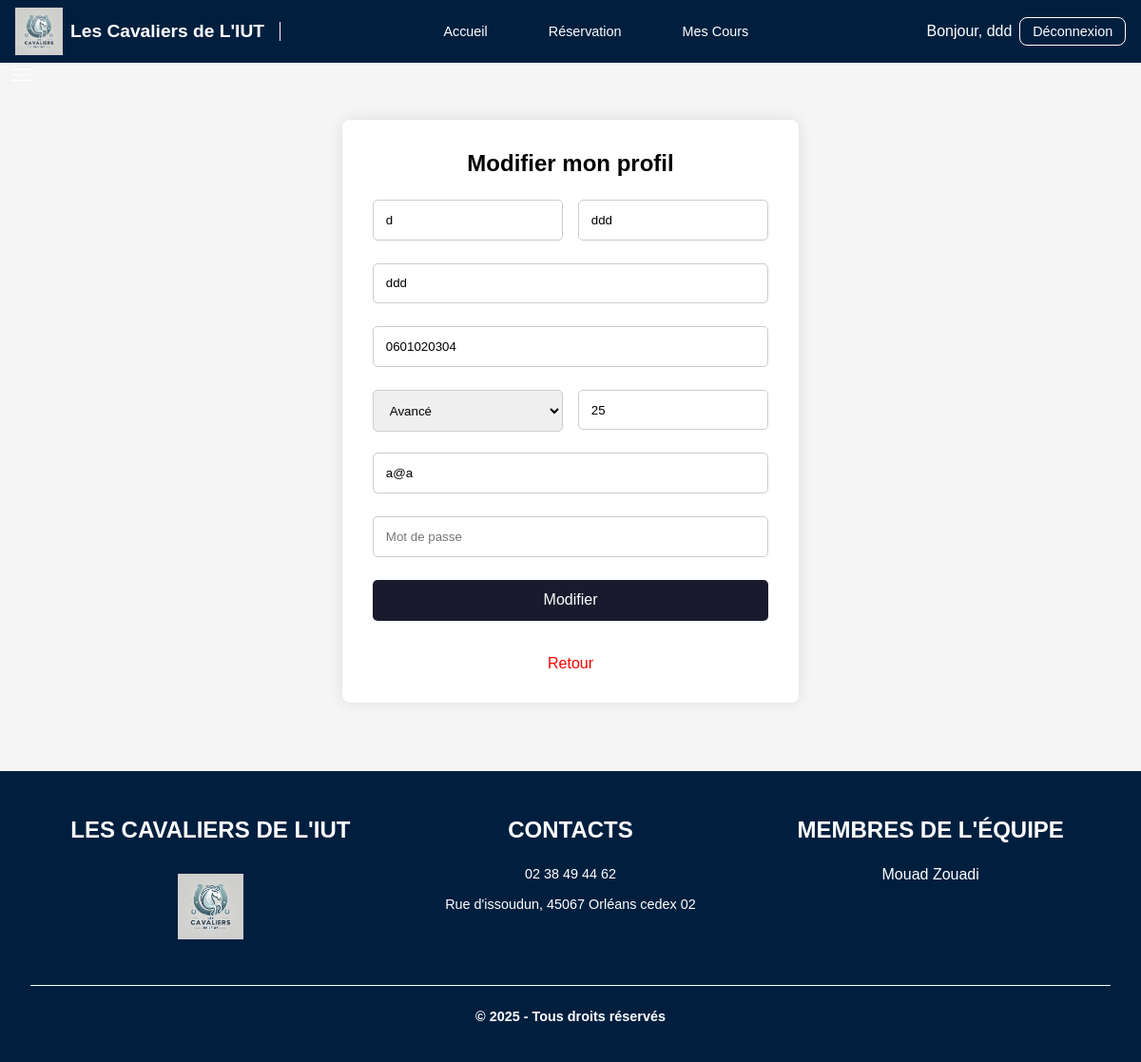
Screenshot of /index.php?action=modif_profil (signed in) with the database file from the repository.
### tables this page shows
CREATE TABLE PERSONNE
(
    id_p             INT PRIMARY KEY AUTO_INCREMENT,
    nom              VARCHAR(42),
    prenom           VARCHAR(42),
    adresse          VARCHAR(100),
    telephone        VARCHAR(15),
    email            VARCHAR(100),
    mdp              VARCHAR(64),
    experience       TEXT           NULL,
    salaire          DECIMAL(10, 2) NULL,
    poids            FLOAT          NULL CHECK (poids > 9 AND poids < 51),
    cotisation       BOOLEAN,
    date_inscription DATE    DEFAULT (CURRENT_DATE),
    niveau           INT            NULL CHECK (niveau > 0 AND niveau < 4),
    admin            BOOLEAN DEFAULT FALSE
);

### index.php (called while the page is built, shortened)
<?php
$router = new Router();
$router->execute();
?>

### App/Controllers/Auth/Auth.php (called while the page is built, shortened)
<?php
class Auth
{
    static function isUserLoggedIn(): bool
    {
        return isset($_SESSION['user_id']);
    }
    static function getCurrentUserObj() {
        if (self::isUserLoggedIn()) {
            return self::getUserById($_SESSION['user_id']);
        }
        return null;
    }
    static function getUserById($id) {
        $query = App::getApp()->getDB()->prepare('SELECT * FROM PERSONNE WHERE id_p = :id_p');
        $query->execute(array(':id_p' => $id));
        $user = $query->fetch();
        return self::createUserObject($user);
    }
    private static function createUserObject($user)
    {
        $userObj = null;
        if ($user) {
            if (isset($user['salaire'])) {
                $userObj = new Instructor($user['id_p'], $user['nom'], $user['prenom'], $user['adresse'], $user['email'], $user['telephone'], $user['niveau'], $user['poids'], $user['mdp'], $user['date_inscription'], $user['cotisation'], $user['admin'], $user['salaire'], $user['experience']);
            } else {
                $userObj = new User($user['id_p'], $user['nom'], $user['prenom'], $user['adresse'], $user['email'], $user['telephone'], $user['niveau'], $user['poids'], $user['mdp'], $user['date_inscription'], $user['cotisation'], $user['admin']);
            }
        }
        return $userObj;
    }
}
?>

### App/Database/Database.php (called while the page is built, shortened)
<?php
abstract class Database implements IDatabase
{
    public function prepare($statement, $options = []) {
        $pdo = $this->getPDO();
        return $pdo->prepare($statement, $options);
    }
}

### App/Autoloader.php (called while the page is built, shortened)
<?php
class Autoloader{
    static function autoload($fqcn): void{
        $path = str_replace('\\', '/', $fqcn);
    }
}

### App/Controllers/Auth/Users/User.php (called while the page is built, shortened)
<?php
class User {
    public function __construct($id, $firstName, $lastName, $address, $email, $phone, $level, $weight, $password, $date_inscription, $cotisation, $isAdmin = false){
        $this->firstName = $firstName;
        $this->lastName = $lastName;
        $this->address = $address;
        $this->email = $email;
        $this->phone = $phone;
        $this->level = $level;
        $this->weight = $weight;
    }
}
?>

### templates/auth/modif_profil.php (the view, shortened to what this page needs)
<?php
$user=Auth::getCurrentUserObj();
?>
<div class="page">
    <div class="form-container">
        <h2>Modifier mon profil</h2>
        <form action="#" method="post">
            <div class="input-row">
                <div class="input-container">
                    <input type="text" placeholder="Prénom" name="firstName" value="<?=$user->firstName ?>" required>
                </div>
                <div class="input-container">
                    <input type="text" placeholder="Nom" name="lastName" value="<?=$user->lastName?>" required>
                </div>
            </div>
            <div class="input-container">
                <input type="text" placeholder="Adresse" name="address" value="<?=$user->address?>" required>
            </div>
            <div class="input-container">
                <input type="tel" placeholder="Numéro de téléphone" name="phone" maxlength="10" pattern="[0-9]{10}" value="<?=$user->phone?>" required>
            </div>
            <div class="input-row">
                <div class="input-container">
                    <select name="level" required>
                        <option value="3" <?= (isset($user->level) && $user->level == '3') ? 'selected' : '' ?>>Avancé</option>
                    </select>
                </div>
                <div class="input-container">
                    <input type="number" placeholder="Poids" min="10" max="50" name="weight" value="<?=$user->weight?>" required>
                </div>
            </div>
            <div class="input-container">
                <input type="email" placeholder="Adresse mail" name="email" value="<?=$user->email?>" required>
            </div>
            <div class="input-container">
                <input type="password" placeholder="Mot de passe" name="password">
            </div>
            <button type="submit">Modifier</button>
        </form>
        <a href="./index.php?action=planning" class="register-link" style="color : red;">Retour</a>
    </div>
</div>

### static/css/header.css (style rules this page uses)
* { margin: 0; padding: 0; box-sizing: border-box; font-family: Arial, Helvetica, sans-serif; }

### static/css/form.css (style rules this page uses)
.page { font-family: Arial, sans-serif; background-color: #f5f5f5; display: flex; justify-content: center; align-items: center; margin: 0; }
.form-container { background-color: white; padding: 2rem; box-shadow: 0 0 15px rgba(0, 0, 0, 0.1); border-radius: 8px; width: 30rem; text-align: center; margin-top: 5%; margin-bottom: 6%; }
.form-container h2 { margin-bottom: 1.5rem; font-size: 1.5rem; }
.input-container { margin-bottom: 1rem; }
input { width: 100%; padding: 0.8rem; margin-bottom: 0.5rem; border: 1px solid #ccc; border-radius: 5px; box-sizing: border-box; }
button { background-color: #1a1a2e; color: white; padding: 0.8rem; border: none; border-radius: 5px; cursor: pointer; width: 100%; font-size: 1rem; margin-bottom: 1rem; }
.register-link { display: block; text-align: center; margin-top: 20px; color: #007BFF; text-decoration: none; }
.input-row { display: flex; gap: 1rem; }
.input-row .input-container { flex: 1; }
select { width: 100%; padding: 0.8rem; border: 1px solid #ccc; border-radius: 5px; box-sizing: border-box; }

### rows the page displays
personne: firstName "d", lastName "ddd", address "ddd", phone "0601020304", level "Avancé", weight "25", email "a@a"

### other values shown
Auth::getCurrentUser()['name'] "ddd"
